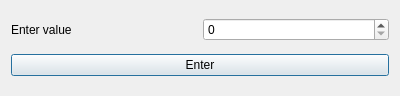
<?xml version="1.0" encoding="UTF-8"?>
<ui version="4.0">
 <class>ThresholdDialog</class>
 <widget class="QDialog" name="ThresholdDialog">
  <property name="geometry">
   <rect>
    <x>0</x>
    <y>0</y>
    <width>400</width>
    <height>96</height>
   </rect>
  </property>
  <property name="windowTitle">
   <string>Enter Threshold Value</string>
  </property>
  <layout class="QVBoxLayout" name="verticalLayout">
   <item>
    <layout class="QHBoxLayout" name="horizontalLayout">
     <item>
      <widget class="QLabel" name="enter_value_input">
       <property name="text">
        <string>Enter value</string>
       </property>
      </widget>
     </item>
     <item>
      <widget class="QSpinBox" name="enter_value_spinbox">
       <property name="maximum">
        <number>255</number>
       </property>
      </widget>
     </item>
    </layout>
   </item>
   <item>
    <widget class="QPushButton" name="input_button">
     <property name="text">
      <string>Enter</string>
     </property>
    </widget>
   </item>
  </layout>
 </widget>
 <resources/>
 <connections/>
</ui>
